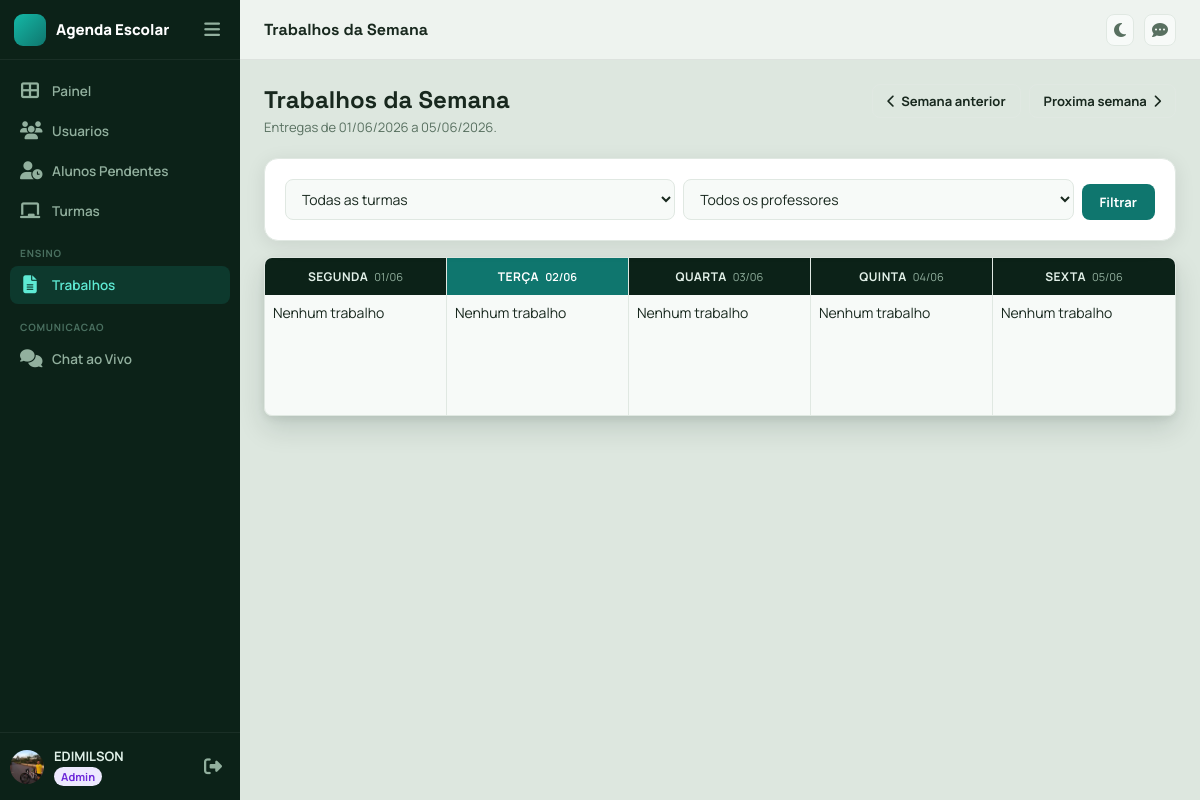
Before: /admin/trabalhos (signed in) with the older database file.
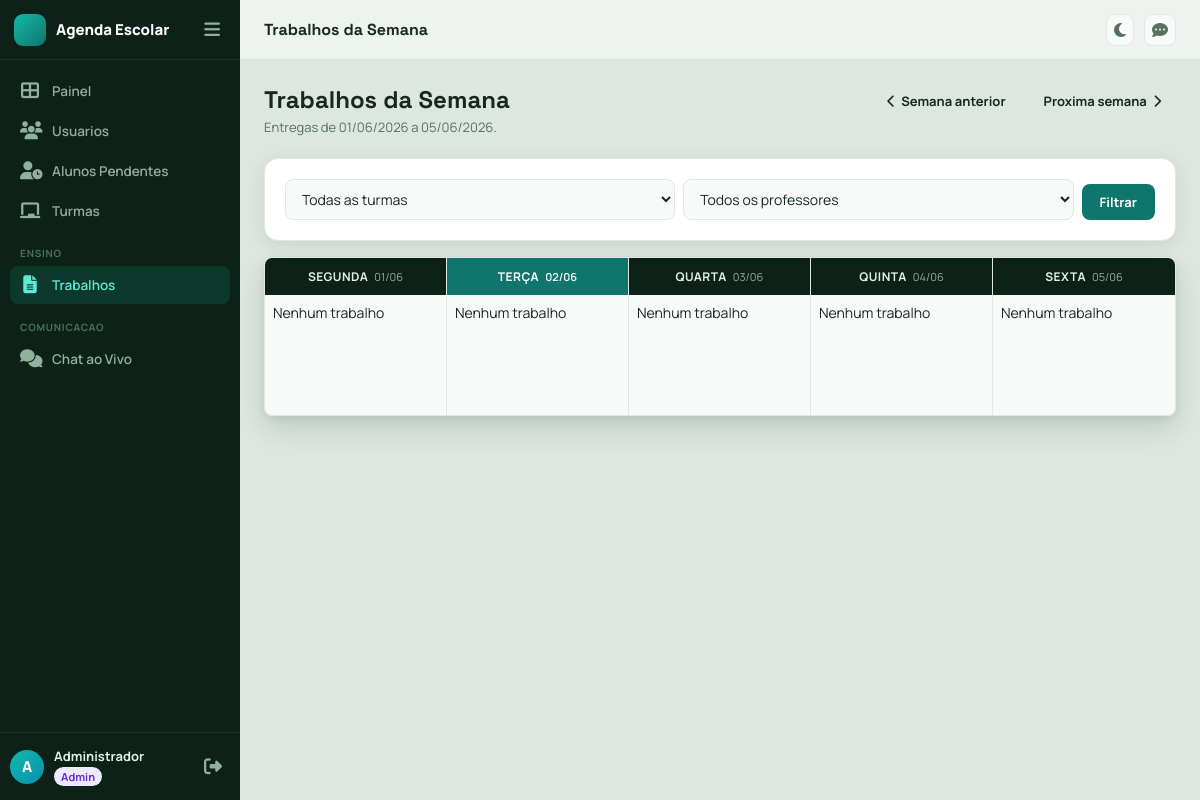
After: the same page with the newer database file.
### app/models.py (models this page shows, shortened)
class TimestampMixin:
    created_at = db.Column(db.DateTime, default=datetime.utcnow, nullable=False)
    updated_at = db.Column(db.DateTime, default=datetime.utcnow, onupdate=datetime.utcnow, nullable=False)

class User(TimestampMixin, UserMixin, db.Model):
    __tablename__ = "users"
    id = db.Column(db.Integer, primary_key=True)
    full_name = db.Column(db.String(120), nullable=False)
    email = db.Column(db.String(120), unique=True, nullable=False, index=True)
    password_hash = db.Column(db.String(255), nullable=False)
    role = db.Column(db.String(20), nullable=False, index=True)
    is_active_user = db.Column(db.Boolean, default=True, nullable=False)
    is_approved = db.Column(db.Boolean, default=True, nullable=False)  # Para alunos auto-registrados
    can_chat = db.Column(db.Boolean, default=True, nullable=False)
    avatar = db.Column(db.String(255), nullable=True)
    crp_number = db.Column(db.String(30), nullable=True)
    phone = db.Column(db.String(20), nullable=False, default="")
    classroom_id = db.Column(db.Integer, db.ForeignKey("classrooms.id"), nullable=True)
    classroom = db.relationship("Classroom", back_populates="students")
    teaching_classrooms = db.relationship(
        "Classroom",
        secondary=teacher_classrooms,
        lazy=True,
        backref="teachers"
    )
    assignments_created = db.relationship("Assignment", back_populates="teacher", lazy=True)
    availabilities = db.relationship(
        "PsychologistAvailability",
        back_populates="psychologist",
        lazy=True,
        cascade="all, delete-orphan",
    )

### app/core/routes.py (the view)
@core_bp.get("/admin/trabalhos")
@login_required
@roles_required("admin")
def admin_assignments():
    from collections import defaultdict
    today = datetime.utcnow().date()
    week_offset = request.args.get("week", 0, type=int)
    base_monday = today - timedelta(days=today.weekday())
    week_start = base_monday + timedelta(weeks=week_offset)
    week_days = [week_start + timedelta(days=i) for i in range(5)]  # seg–sex
    week_end = week_days[-1]
    classroom_id = request.args.get("classroom_id", "", type=str).strip()
    teacher_id   = request.args.get("teacher_id",   "", type=str).strip()
    classroom_id_int = parse_optional_positive_int(classroom_id)
    teacher_id_int = parse_optional_positive_int(teacher_id)
    query = Assignment.query.filter(
        Assignment.due_date >= week_start,
        Assignment.due_date <= week_end,
        Assignment.is_finished.is_(False),
    )
    if classroom_id_int is not None:
        query = query.filter(Assignment.classroom_id == classroom_id_int)
    if teacher_id_int is not None:
        query = query.filter(Assignment.teacher_id == teacher_id_int)
    assignments = query.options(joinedload(Assignment.submissions)).order_by(Assignment.due_date.asc(), Assignment.created_at.asc()).all()
    assignments_by_day = defaultdict(list)
    for a in assignments:
        if any(sub.status == "aprovado" for sub in a.submissions):
            continue
        assignments_by_day[a.due_date].append(a)
    classrooms = Classroom.query.order_by(Classroom.name.asc()).all()
    professors = User.query.filter_by(role="professor").order_by(User.full_name.asc()).all()
    return render_template(
        "admin/assignments.html",
        assignments=assignments,
        week_days=week_days,
        assignments_by_day=assignments_by_day,
        week_start=week_start,
        week_end=week_end,
        today=today,
        classrooms=classrooms,
        professors=professors,
        sel_classroom=classroom_id,
        sel_teacher=teacher_id,
        week_offset=week_offset,
    )

### app/__init__.py (called while the page is built)
@login_manager.user_loader
def load_user(user_id):
    return db.session.get(User, int(user_id))

### app/core/routes.py (called while the page is built)
def parse_optional_positive_int(raw_value):
    value = (raw_value or "").strip()
    if not value or not value.isdigit():
        return None
    parsed_value = int(value)
    return parsed_value if parsed_value > 0 else None

### app/security.py (called while the page is built)
def roles_required(*roles):
    def decorator(view_func):
        @wraps(view_func)
        def wrapped(*args, **kwargs):
            if not current_user.is_authenticated:
                abort(401)
            if current_user.role not in roles:
                abort(403)
            return view_func(*args, **kwargs)
        return wrapped
    return decorator

### app/templates/admin/assignments.html (shortened to what this page needs)
{% extends "base.html" %}
{% block page_title %}Trabalhos da Semana{% endblock %}
{% block content %}
<div class="reveal">
  <div class="page-header">
    <div>
      <h2>Trabalhos da Semana</h2>
      <p>Entregas de {{ week_start.strftime('%d/%m/%Y') }} a {{ week_end.strftime('%d/%m/%Y') }}.</p>
    </div>
    <div class="week-nav">
      <a class="btn btn-outline week-nav-btn" href="{{ url_for('core.admin_assignments', week=week_offset-1, classroom_id=sel_classroom, teacher_id=sel_teacher) }}">
        <i class="fa-solid fa-chevron-left"></i>
        Semana anterior
      </a>
      <a class="btn btn-outline week-nav-btn" href="{{ url_for('core.admin_assignments', week=week_offset+1, classroom_id=sel_classroom, teacher_id=sel_teacher) }}">
        Proxima semana
        <i class="fa-solid fa-chevron-right"></i>
      </a>
    </div>
  </div>
  <div class="panel reveal delay-1" style="margin-bottom:16px">
    <form class="admin-filter-form" method="get" action="{{ url_for('core.admin_assignments') }}">
      <select name="classroom_id">
        <option value="">Todas as turmas</option>
      </select>
      <select name="teacher_id">
        <option value="">Todos os professores</option>
      </select>
      <button class="btn btn-primary" type="submit">Filtrar</button>
    </form>
  </div>
  <div class="week-calendar">
    {% set day_names = ['Segunda', 'Terça', 'Quarta', 'Quinta', 'Sexta'] %}
    {% for day in week_days %}
    {% set is_today = (day == today) %}
    {% set day_assignments = assignments_by_day.get(day, []) %}
    <div class="week-col{% if is_today %} week-col--today{% endif %}">
      <div class="week-col-header">
        <span class="week-col-dayname">{{ day_names[loop.index0] }}</span>
        <span class="week-col-date{% if is_today %} week-col-date--today{% endif %}">{{ day.strftime('%d/%m') }}</span>
      </div>
      <div class="week-col-body">
        {% if day_assignments %}
          {% for a in day_assignments %}
          <div class="wcal-card">
            <div class="wcal-card-title">{{ a.title }}</div>
            <div class="wcal-card-meta">
              <i class="fa-solid fa-users" style="font-size:12px;margin-right:4px"></i>
              {{ a.teacher.full_name }}
            </div>
            <div class="wcal-card-meta">
              <i class="fa-solid fa-chalkboard" style="font-size:12px;margin-right:4px"></i>
              {{ a.classroom.name }} — {{ a.classroom.school_year }}
            </div>
            {% if a.description %}
            <p class="wcal-card-desc">{{ a.description[:70] }}{% if a.description|length > 70 %}…{% endif %}</p>
            {% endif %}
          </div>
          {% endfor %}
        {% else %}
          <div class="wcal-empty">Nenhum trabalho</div>
        {% endif %}
      </div>
    </div>
    {% endfor %}
  </div>
</div>
{% endblock %}

### app/templates/base.html (shortened to what the changed rows need)
<!doctype html>
<html lang="pt-BR" data-theme="light">
<head>
  <link rel="stylesheet" href="{{ url_for('static', filename='css/styles.css') }}">
  <link rel="stylesheet" href="https://cdnjs.cloudflare.com/ajax/libs/font-awesome/6.7.2/css/all.min.css">
</head>
<body>
{% if current_user.is_authenticated %}
<aside class="sidebar" id="sidebar">
  <div class="sidebar-header">
    <div class="brand">
      <span class="brand-mark"></span>
      <span class="brand-name">Agenda Escolar</span>
    </div>
    <button class="sidebar-collapse-btn" id="sidebar-collapse-btn" title="Recolher menu">
      <i class="fa-solid fa-bars"></i>
    </button>
  </div>
  <nav class="sidebar-nav">
    <a href="{{ url_for('core.dashboard') }}"
       class="nav-item {% if request.endpoint == 'core.dashboard' %}nav-item--active{% endif %}">
      <i class="fa-solid fa-table-cells-large nav-icon"></i>
      <span class="nav-label">Painel
      </span>
    </a>
    {% if current_user.role == 'admin' %}
    <a href="{{ url_for('core.admin_users') }}"
       class="nav-item {% if request.endpoint == 'core.admin_users' %}nav-item--active{% endif %}">
      <i class="fa-solid fa-users nav-icon"></i>
      <span class="nav-label">Usuarios</span>
    </a>
    <a href="{{ url_for('core.admin_pending_students') }}"
       class="nav-item {% if request.endpoint == 'core.admin_pending_students' %}nav-item--active{% endif %}">
      <i class="fa-solid fa-user-clock nav-icon"></i>
      <span class="nav-label">Alunos Pendentes</span>
    </a>
    <a href="{{ url_for('core.admin_classrooms') }}"
       class="nav-item {% if request.endpoint == 'core.admin_classrooms' %}nav-item--active{% endif %}">
      <i class="fa-solid fa-chalkboard nav-icon"></i>
      <span class="nav-label">Turmas</span>
    </a>
    {% endif %}
    {% if current_user.role in ['professor', 'admin'] %}
    <div class="nav-section-label">Ensino</div>
    {% if current_user.role == 'admin' %}
    <a href="{{ url_for('core.admin_assignments') }}"
       class="nav-item {% if request.endpoint == 'core.admin_assignments' %}nav-item--active{% endif %}">
    {% else %}
    <a href="{{ url_for('core.professor_assignments') }}"
       class="nav-item {% if request.endpoint == 'core.professor_assignments' %}nav-item--active{% endif %}">
    {% endif %}
      <i class="fa-solid fa-file-lines nav-icon"></i>
      <span class="nav-label">{{ 'Trabalhos' if current_user.role == 'admin' else 'Agenda' }}</span>
    </a>
    {% endif %}
    <div class="nav-section-label">Comunicacao</div>
    <a href="{{ url_for('core.chat_page') }}"
       class="nav-item {% if request.endpoint == 'core.chat_page' %}nav-item--active{% endif %}">
      <i class="fa-solid fa-comments nav-icon"></i>
      <span class="nav-label">Chat ao Vivo</span>
    </a>
  </nav>
  <div class="sidebar-footer">
    <a href="{{ url_for('core.edit_profile') }}" class="sidebar-user" title="Editar perfil">
      {% if current_user.avatar %}
        <img src="{{ url_for('static', filename='uploads/avatars/' + current_user.avatar) }}" alt="Avatar" class="sidebar-user-avatar sidebar-user-avatar--img">
      {% else %}
        <div class="sidebar-user-avatar">{{ current_user.full_name[0]|upper }}</div>
      {% endif %}
      <div class="sidebar-user-info">
        <span class="sidebar-user-name">{{ current_user.full_name.split()[0] }}</span>
        <span class="sidebar-user-role badge-{{ current_user.role }}">{{ current_user.role|capitalize }}</span>
      </div>
    </a>
    <button type="button" class="sidebar-logout-btn" id="logout-btn" title="Sair">
      <i class="fa-solid fa-right-from-bracket"></i>
    </button>
  </div>
</aside>
<div class="main-wrapper" id="main-wrapper">
  <header class="topbar">
    <span class="topbar-title">{% block page_title %}Agenda Escolar{% endblock %}</span>
    <div class="topbar-right">
      <button class="theme-toggle-btn" id="theme-toggle" title="Alternar tema">
        <i class="fa-solid fa-moon icon-moon"></i>
      </button>
      <a href="{{ url_for('core.chat_page') }}" class="theme-toggle-btn chat-nav-btn" id="chat-toggle-link" title="Chat ao vivo">
        <i class="fa-solid fa-comment-dots"></i>
      </a>
    </div>
  </header>
  <main class="page-content">
    {% block content %}{% endblock %}
  </main>
</div>
{% else %}
<main class="page-auth">
  {% block auth_content %}{% endblock %}
</main>
{% endif %}
  {% if current_user.is_authenticated %}
  {% set app_user = {
    'id': current_user.id,
    'name': current_user.full_name,
    'role': current_user.role
  } %}
  {% else %}
  {% set app_user = None %}
  {% endif %}
</body>
</html>

Changed rows visible on the page:
changed User "Trabalhos": full_name (not shown) → "A"; full_name "EDIMILSON" → "Administrador"; avatar: picture removed
